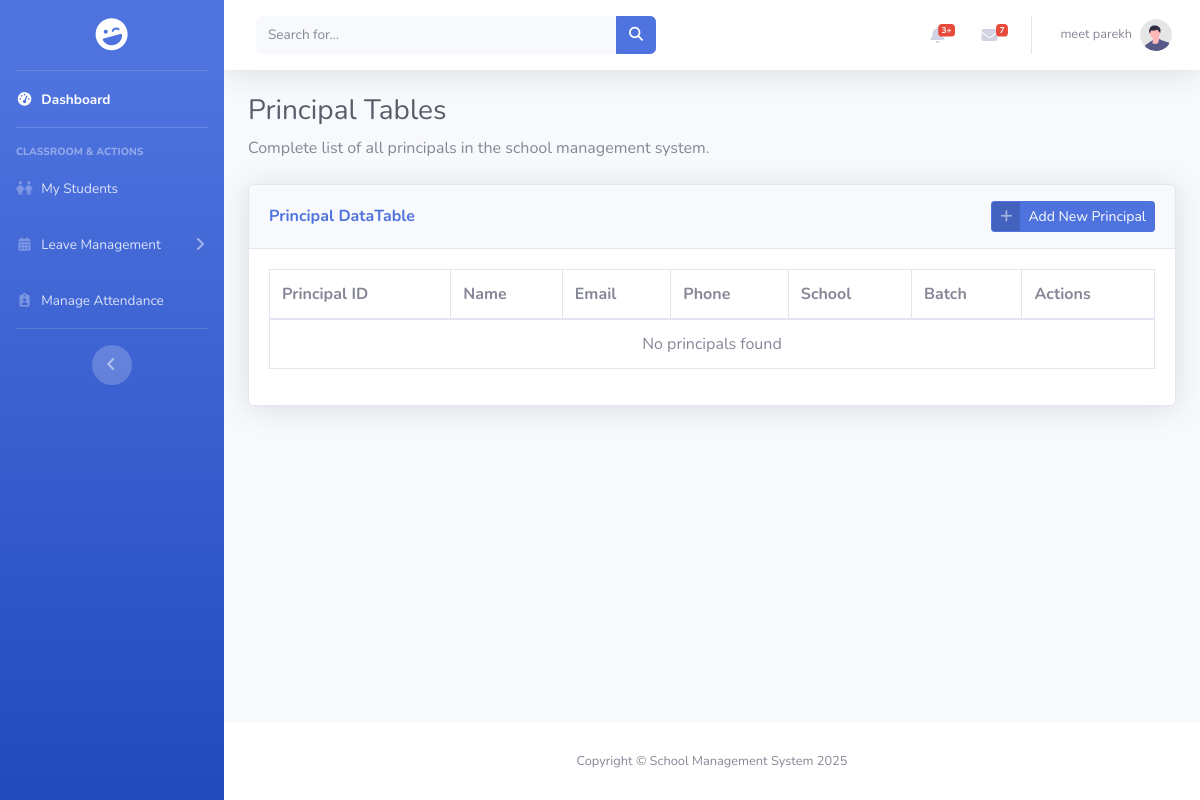
The page /pages/principal/principal_list.php (signed in) on the database as committed earlier.
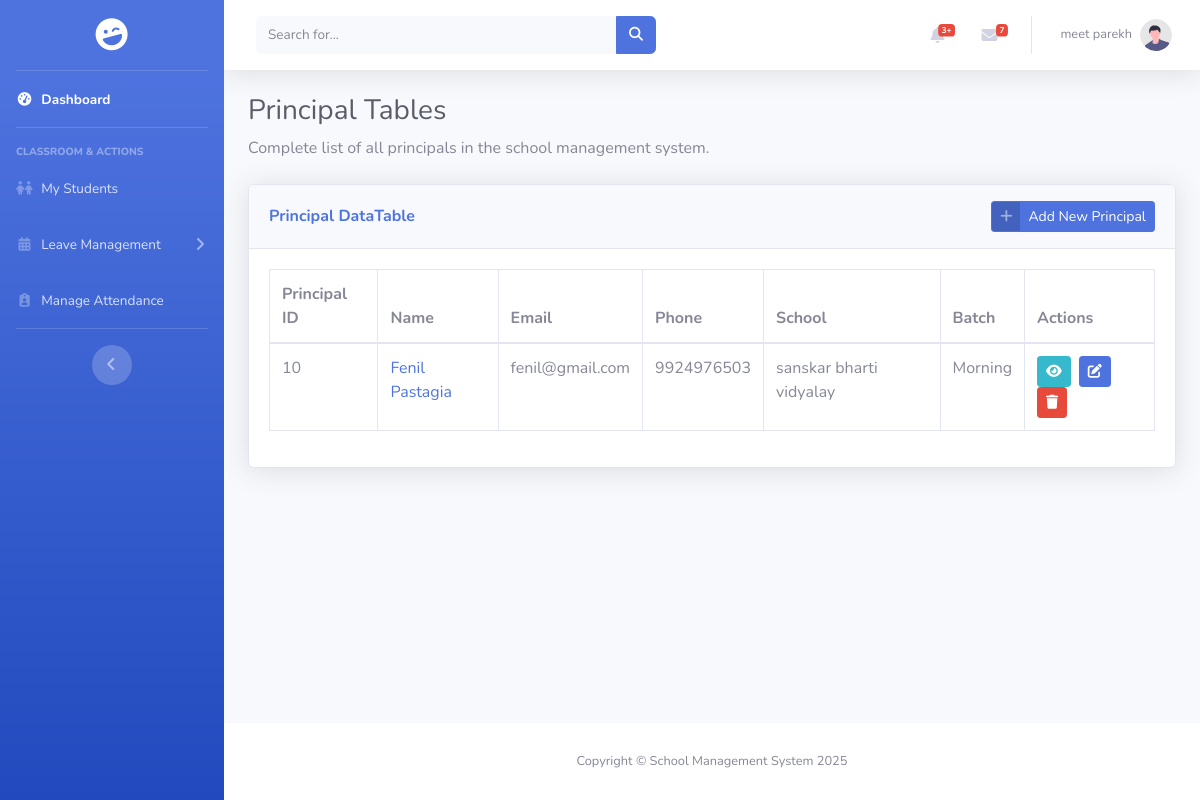
The same page on the database as committed later.
### tables this page shows
CREATE TABLE `principal` (
  `id` int(11) NOT NULL,
  `principal_image` varchar(255) DEFAULT NULL,
  `school_id` int(11) DEFAULT NULL,
  `principal_name` varchar(50) DEFAULT NULL,
  `email` varchar(50) NOT NULL,
  `password` varchar(255) NOT NULL,
  `phone` varchar(10) DEFAULT NULL,
  `principal_dob` date DEFAULT NULL,
  `gender` enum('Male','Female','Others') NOT NULL,
  `blood_group` enum('A+','A-','B+','B-','AB+','AB-','O+','O-') NOT NULL,
  `address` text DEFAULT NULL,
  `qualification` varchar(50) DEFAULT NULL,
  `salary` decimal(10,2) DEFAULT NULL,
  `batch` enum('Morning','Evening') DEFAULT NULL
);

CREATE TABLE `school` (
  `id` int(11) NOT NULL,
  `school_logo` varchar(255) DEFAULT NULL,
  `school_name` varchar(100) DEFAULT NULL,
  `email` varchar(50) DEFAULT NULL,
  `phone` varchar(10) DEFAULT NULL,
  `school_opening` date DEFAULT NULL,
  `school_type` enum('Government','Private') DEFAULT NULL,
  `education_board` set('CBSE','State','IGCSE') DEFAULT NULL,
  `school_medium` set('English','Hindi','Regional Language') DEFAULT NULL,
  `school_category` set('Pre-Primary','Primary','Upper Primary','Secondary','Higher Secondary') DEFAULT NULL,
  `address` text DEFAULT NULL
);

### pages/principal/principal_list.php (the view, shortened to what the changed rows need)
<?php
include_once "../../includes/connect.php";
$query = "SELECT p.id, p.principal_name, p.email, p.phone, p.batch,
                sc.school_name
        FROM principal p
        LEFT JOIN school sc ON p.school_id = sc.id
        ORDER BY p.id ASC";
$result = mysqli_query($conn, $query);
?>
<!DOCTYPE html>
<html lang="en">
<head>
    <link href="../../assets/vendor/fontawesome-free/css/all.min.css" rel="stylesheet" type="text/css">
    <link href="../../assets/css/sb-admin-2.min.css" rel="stylesheet">
    <link rel="stylesheet" href="https://cdnjs.cloudflare.com/ajax/libs/font-awesome/6.5.2/css/all.min.css" />
    <link href="../../assets/vendor/datatables/dataTables.bootstrap4.min.css" rel="stylesheet">
</head>
<body id="page-top">
    <div id="wrapper">
        <div id="content-wrapper" class="d-flex flex-column">
            <div id="content">
                <div class="container-fluid">
                    <h1 class="h3 mb-2 text-gray-800">Principal Tables</h1>
                    <div class="card shadow mb-4">
                        <div class="card-body">
                            <div class="table-responsive">
                                <table class="table table-bordered" id="dataTable" width="100%" cellspacing="0">
                                    <thead>
                                        <tr>
                                            <th>Principal ID</th>
                                            <th>Name</th>
                                            <th>Email</th>
                                            <th>Phone</th>
                                            <th>School</th>
                                            <th>Batch</th>
                                            <th>Actions</th>
                                        </tr>
                                    </thead>
                                    <tbody>
                                        <?php
                                        if ($result && mysqli_num_rows($result) > 0) {
                                            while ($row = mysqli_fetch_assoc($result)) {
                                                echo "<tr>";
                                                echo "<td>" . htmlspecialchars($row['id']) . "</td>";
                                                echo "<td>";
                                                echo "<a href='view.php?id=" . $row['id'] . "' class='text-decoration-none'>";
                                                echo htmlspecialchars($row['principal_name'] ?? 'N/A');
                                                echo "</a>";
                                                echo "</td>";
                                                echo "<td>" . htmlspecialchars($row['email'] ?? 'N/A') . "</td>";
                                                echo "<td>" . htmlspecialchars($row['phone'] ?? 'N/A') . "</td>";
                                                echo "<td>" . htmlspecialchars($row['school_name'] ?? 'N/A') . "</td>";
                                                echo "<td>" . htmlspecialchars(ucfirst($row['batch'] ?? 'N/A')) . "</td>";
                                                echo "<td>";
                                                echo "<a href='view.php?id=" . $row['id'] . "' class='btn btn-info btn-sm mr-2'>";
                                                echo "<i class='fas fa-eye'></i>";
                                                echo "</a>";
                                                echo "<a href='edit.php?id=" . $row['id'] . "' class='btn btn-primary btn-sm mr-2'>";
                                                echo "<i class='fas fa-edit'></i>";
                                                echo "</a>";
                                                echo "<button class='btn btn-danger btn-sm' onclick='confirmDelete(" . $row['id'] . ")'>";
                                                echo "<i class='fas fa-trash'></i>";
                                                echo "</button>";
                                                echo "</td>";
                                                echo "</tr>";
                                            }
                                        } else {
                                            echo "<tr><td colspan='7' class='text-center'>No principals found</td></tr>";
                                        }
                                        ?>
                                    </tbody>
                                </table>
                            </div>
                        </div>
                    </div>
                </div>
            </div>
            </div>
    </div>
</body>
</html>

Rows that differ between the two databases and show on the page:
added principal: id "10", principal_name "Fenil Pastagia", email "fenil@gmail.com", phone "9924976503", school.school_name "sanskar bharti vidyalay", batch "Morning"
Other text that changed with them:
text no longer shown: "No principals found"
